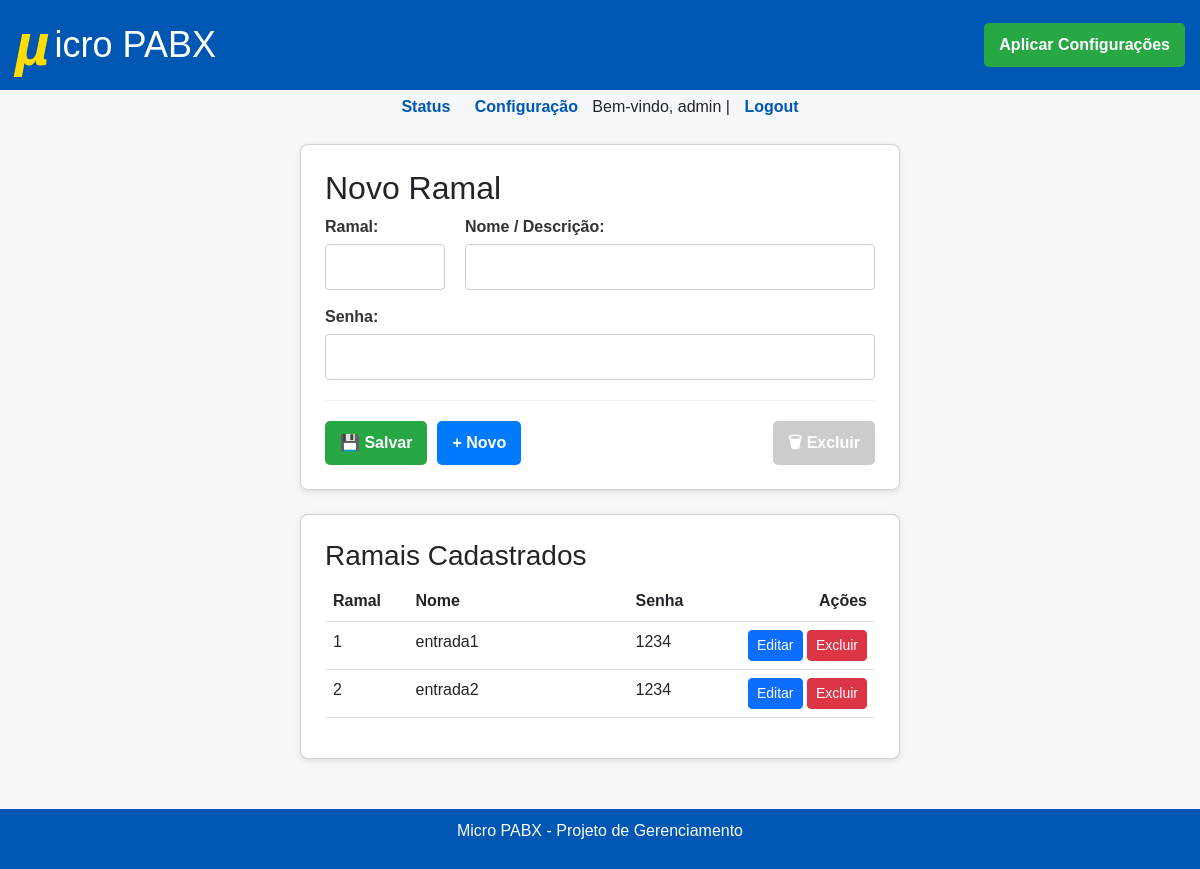
/config/ramal (signed in), run on an earlier commit of the app's database.
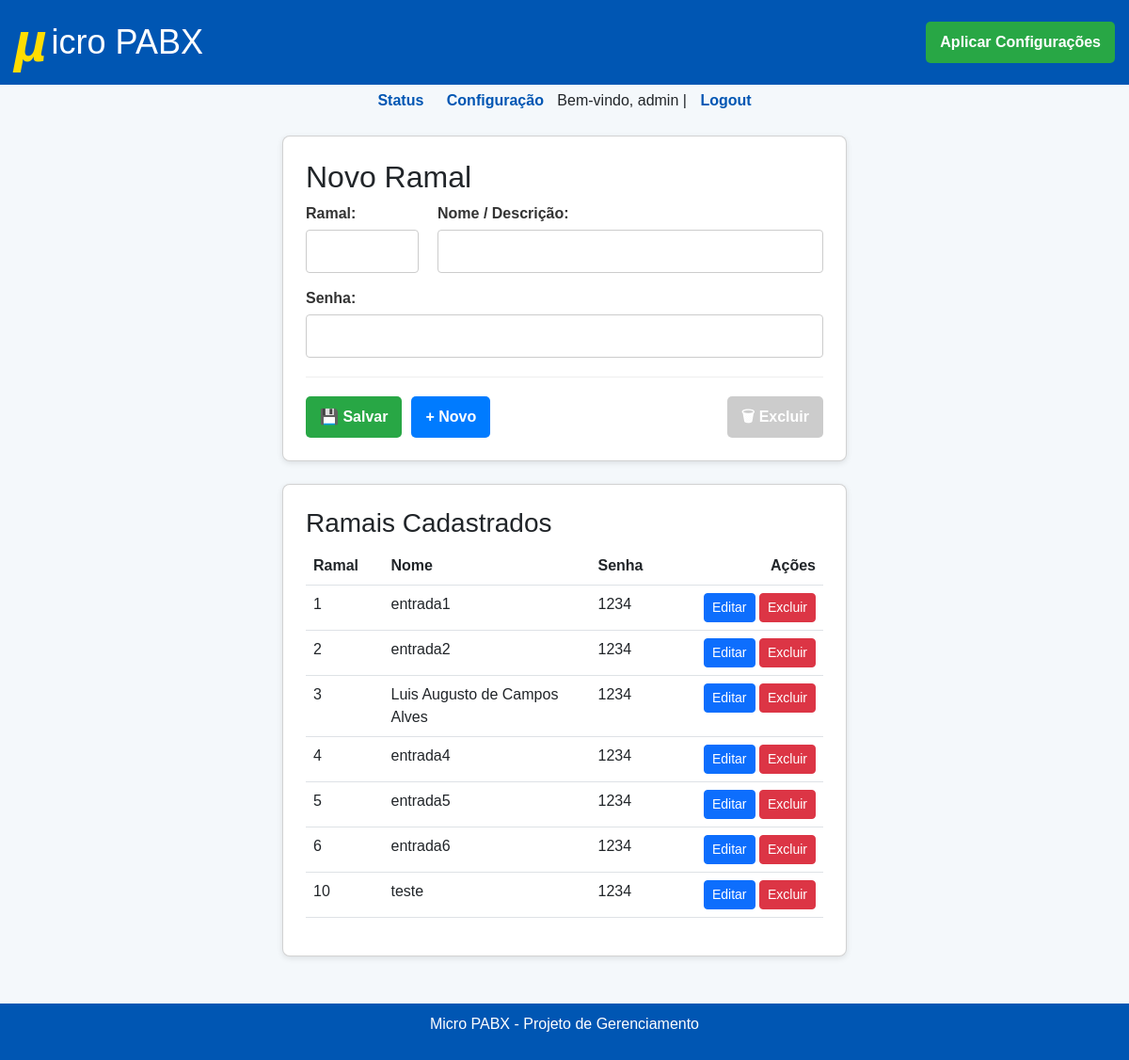
And on a later commit of the database.
### tables this page shows
CREATE TABLE ramais (
                    id INTEGER PRIMARY KEY AUTOINCREMENT,
                    ramal INTEGER UNIQUE NOT NULL,
                    nome TEXT NOT NULL,
                    senha TEXT NOT NULL,
                    contexto TEXT DEFAULT 'interno'
                );

### blueprints/pabx.py (the view, shortened to what this page needs)
@pabx_bp.route("/ramal", methods=["GET", "POST"])
@login_required
def cadastro_ramal():
    ramais = get_ramais()
    return render_template("config_ramais.html", ramais=ramais)

### auth.py (called while the page is built)
def login_required(f):
    @wraps(f)
    def decorated_function(*args, **kwargs):
        if not session.get("user"):
            flash("Você precisa estar logado para acessar esta página.", "warning")
            return redirect(url_for("auth.login")) # Rota de login agora está no blueprint 'auth'
        return f(*args, **kwargs)
    return decorated_function

### database.py (called while the page is built)
def get_db():
    conn = sqlite3.connect(DB_PATH)
    conn.row_factory = sqlite3.Row
    return conn

def get_ramais():
    conn = get_db()
    ramais_raw = conn.execute("SELECT id, ramal, nome, senha, contexto FROM ramais order by ramal").fetchall()
    ramais = []
    for r in ramais_raw:
        ramais.append({
            "id": r["id"],
            "ramal": r["ramal"],
            "nome": r["nome"],
            "senha": r["senha"],
            "contexto": r["contexto"]
        })
    conn.close()
    return ramais

### templates/config_ramais.html (shortened to what this page needs)
{% extends "base.html" %}
{% block content %}
<div class="card p-4">
    <h2 id="form-title">Novo Ramal</h2>
    <form method="POST" id="form-ramal" action="{{ url_for('pabx.cadastro_ramal') }}">
        <div class="form-row">
            <div class="form-group" style="flex-basis: 120px; flex-grow: 0;">
                <label for="ramal">Ramal:</label>
                <input type="number" name="ramal" id="ramal" required>
            </div>
            <div class="form-group">
                <label for="nome">Nome / Descrição:</label>
                <input type="text" name="nome" id="nome" required>
            </div>
        </div>
        <div class="form-row">
            <div class="form-group">
                <label for="senha">Senha:</label>
                <input type="text" name="senha" id="senha" required>
            </div>
        </div>
        <div class="form-actions">
            <button type="submit" class="btn-save">&#128190; Salvar</button>
            <button type="button" class="btn-new" onclick="resetForm()">&#43; Novo</button>
            <button type="button" class="btn-delete" id="btn-delete" onclick="excluirRamal()" disabled>&#128465; Excluir</button>
        </div>
    </form>
</div>
<div class="card p-4 mt-4">
    <h3>Ramais Cadastrados</h3>
    {% if ramais %}
        <table class="table">
            <thead>
                <tr>
                    <th style="width: 15%;">Ramal</th>
                    <th style="width: 40%;">Nome</th>
                    <th style="width: 20%;">Senha</th>
                    <th style="width: 25%;">Ações</th>
                </tr>
            </thead>
            <tbody>
                {% for r in ramais %}
                <tr>
                    <td>{{ r.ramal }}</td>
                    <td>{{ r.nome }}</td>
                    <td>{{ r.senha }}</td>
                    <td>
                        <button class="btn btn-sm btn-primary" onclick="selecionarRamalTabela('{{ r.id }}','{{ r.ramal }}','{{ r.nome }}','{{ r.senha }}')">Editar</button>
                        <button class="btn btn-sm btn-danger" onclick="excluirRamalDireto('{{ r.id }}','{{ r.ramal }}')">Excluir</button>
                    </td>
                </tr>
                {% endfor %}
            </tbody>
        </table>
    {% else %}
        <p>Nenhum ramal cadastrado.</p>
    {% endif %}
</div>
{% endblock %}

What changed in the data, as far as the page shows it:
added ramais: ramal "3", nome "Luis Augusto de Campos Alves", senha "1234"
added ramais: ramal "4", nome "entrada4", senha "1234"
added ramais: ramal "5", nome "entrada5", senha "1234"
added ramais: ramal "6", nome "entrada6", senha "1234"
added ramais: ramal "10", nome "teste", senha "1234"
